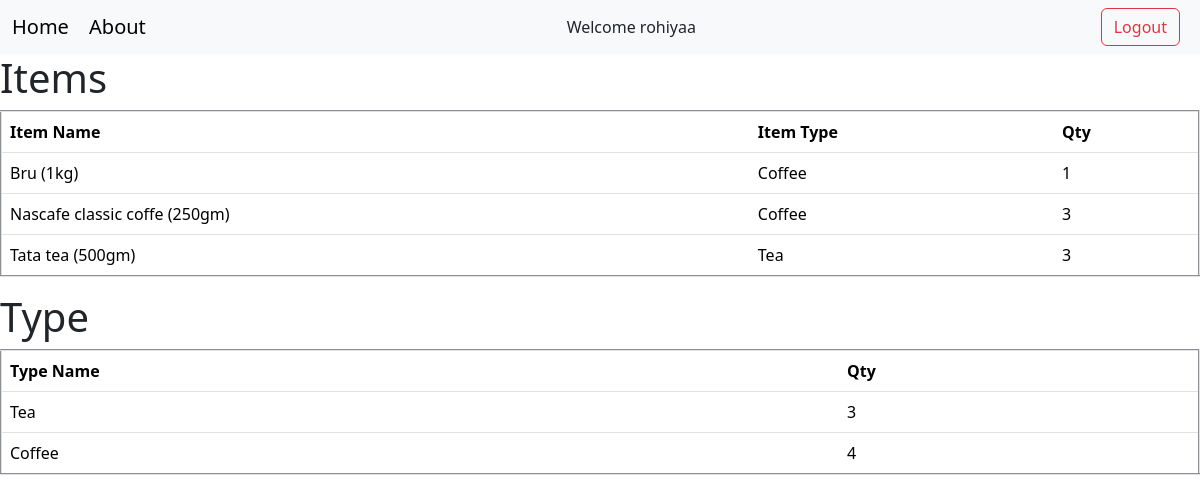
/suggestions/ (signed in), run on an earlier commit of the app's database.
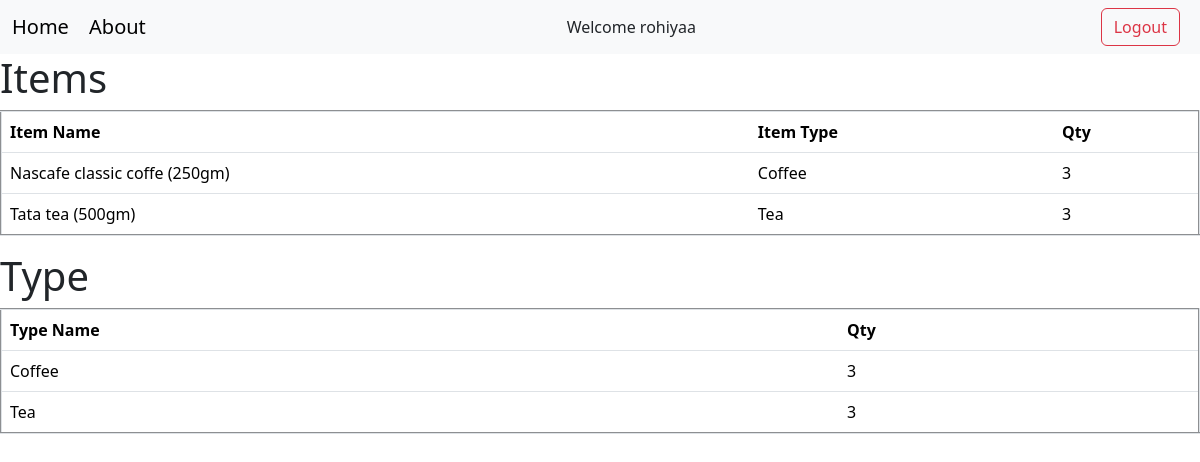
And on a later commit of the database.
### grocery/models.py (models this page shows, shortened)
class Product(models.Model):
    item_type = models.ForeignKey(Type,null=True, on_delete=models.SET_NULL)
    name = models.CharField(max_length=60, unique=True)
    price = models.FloatField(null=False, blank=False)
    quantity = models.IntegerField(default=1,null=False, blank=False)

class Type(models.Model):
    typename = models.TextField(max_length=100 ,unique=True, null=False, blank=False)
    def __str__(self) -> str:
        return self.typename.capitalize()

### grocery/views.py (the view)
# urls.py: path('suggestions/', view= views.sugest)
@login_required(login_url='/login/')
def sugest(request):
    item_sugession = Product.objects.filter(quantity__lt = 6).order_by('quantity')
    type_sugession = [ {'item_type': Type.objects.filter(id = item['item_type']).first(), 'count' : item['count']} for item in (Product.objects.values('item_type').annotate(count = Sum('quantity')).filter(count__lt = 6).order_by('count'))]
    print(type_sugession)
    return render(request, 'suggest.html', {'items': item_sugession, 'types': type_sugession})

### grocery/templates/suggest.html (shortened to what this page needs)
{% extends 'base.html' %}
{% block content %}
<h1>Items</h1>
    <table border="2px" class="table table-hover">
        <thead>
            <th>Item Name</th>
            <th>Item Type</th>
            <th>Qty</th>
        </thead>
        <tbody>
            {% for item in items %}
            <tr onclick = 'redirectTo("/item/{{ item.id }}")'>
                <td>{{ item.name }}</td>
                <td>{{ item.item_type }}</td>
                <td>{{ item.quantity }}</td>
            </tr>
            {% endfor %}
        </tbody>
    </table>
    <h1>Type</h1>
    <table border="2px" class="table table-hover">
        <thead>
            <th>Type Name</th>
            <th>Qty</th>
        </thead>
        <tbody>
            {% for type in types %}
            <tr onclick = 'redirectTo("/type/{{ type.item_type.id }}")'>
                <td>{{ type.item_type }}</td>
                <td>{{ type.count }}</td>
            </tr>
            {% endfor %}
        </tbody>
    </table>
{% endblock content %}

What changed in the data, as far as the page shows it:
removed Product: name "Bru (1kg)", item_type "Coffee", quantity "1"
shown differently, row unchanged: Type "Coffee": count "4" → "3"; moves up the list
